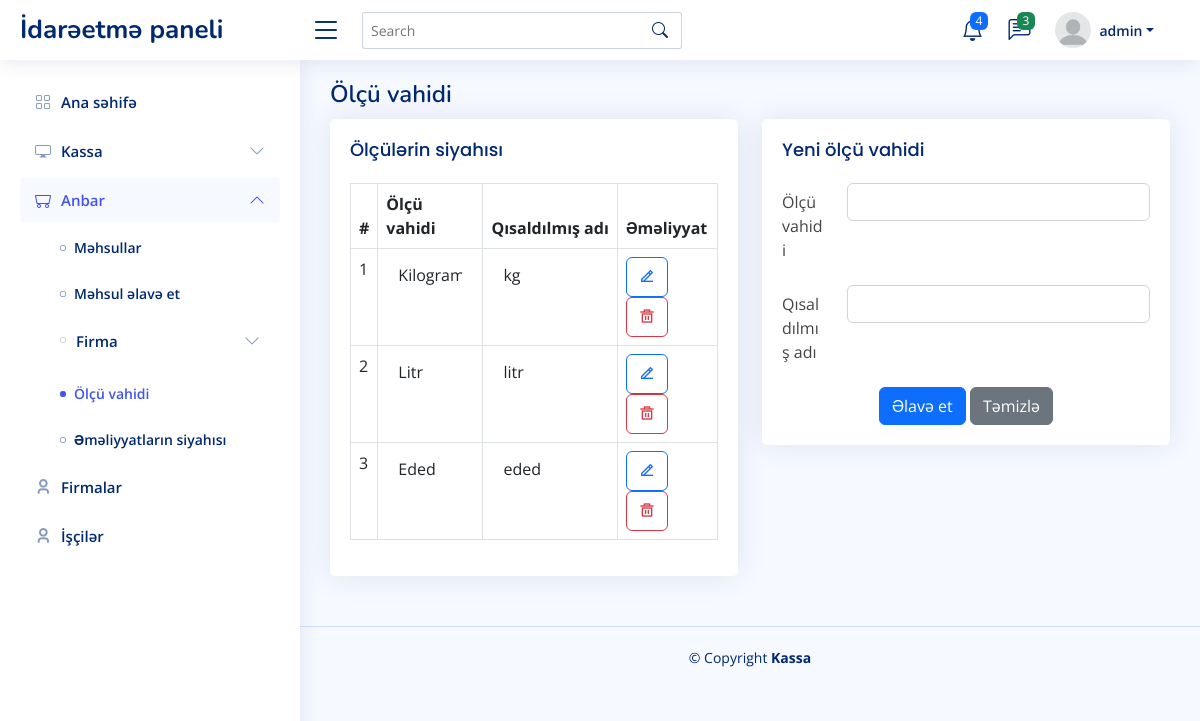
Page /warehouse/unitofmeasure/ (signed in) on the committed database.
### user/models.py (models this page shows, shortened)
class User(DateTimeLog, AbstractUser):
    profile_picture = models.ImageField(verbose_name='Profil şəkil', upload_to='images/user', null=True, default='images/user/profilepictures.png')
    is_manager = models.BooleanField(default=False)
    is_deleted = models.BooleanField(default=False)
    def __str__(self):
        return self.username
    class Meta:
        verbose_name = 'İşçi'
        verbose_name_plural = 'İşçilər'

### pos/models.py (models this page shows, shortened)
class UnitOfMeasure(models.Model):
    measure = models.CharField(verbose_name='Ölçü vahidi', max_length=50)
    abbr = models.CharField(verbose_name='Qısaldılmış adı', max_length=25)
    is_active = models.BooleanField(default=True)
    class Meta:
        verbose_name = 'Ölçü vahidi'
        verbose_name_plural = 'Ölçü vahidi'

### pos/views.py (the view)
# urls.py: path('warehouse/unitofmeasure/', views.UnitOfMeasureView.as_view(), name='warehouse_unitofmeasure'),
class UnitOfMeasureView(ListView):
    template_name = 'pos/warehouse_unitofmeasure.html'
    queryset = UnitOfMeasure.objects.all()

### templates/pos/warehouse_unitofmeasure.html (shortened to what this page needs)
{% extends 'pos/index.html' %}
{% block main %}
    <div class="pagetitle">
        <h1>Ölçü vahidi</h1>
    </div>
    <section class="section">
      <div class="row">
        <div class="col-lg-6">
                <div class="card">
                    <div class="card-body table-wrapper-scroll-y my-custom-scrollbar h-25">
                        <h5 class="card-title">Ölçülərin siyahısı</h5>
                        <table class="table table-bordered">
                            <thead>
                                <tr>
                                    <th scope="col">#</th>
                                    <th scope="col">Ölçü vahidi</th>
                                    <th scope="col">Qısaldılmış adı</th>
                                    <th scope="col">Əməliyyat</th>
                                </tr>
                            </thead>
                            <tbody>
                                {% for unitofmeasure in object_list %}
                                    <tr>
                                        <form action="{% url 'pos:warehouse_unitofmeasure_update' unitofmeasure.pk %}" method="post" class="unitofmeasure_edit_form">
                                            <td>{{ forloop.counter }}</td>
                                            <td><input type="text" class="form-control" style="border: 0;" name="measure" value="{{ unitofmeasure.measure }}"></td>
                                            <td><input type="text" class="form-control" style="border: 0;" name="abbr" value="{{ unitofmeasure.abbr }}"></td>
                                            <td>
                                                <button type="submit" title="Dəyiş" class="btn btn-outline-primary"><i class="ri-edit-2-line"></i></button>
                                                <button
                                                        type="button"
                                                        title="Sil"
                                                        class="btn btn-outline-danger"
                                                        id="delete_unitofmeasure"
                                                        data-bs-toggle="modal" data-bs-target="#modal"
                                                        url="{% url 'pos:warehouse_unitofmeasure_delete' unitofmeasure.pk %}">
                                                    <i class="ri-delete-bin-5-line"></i>
                                                </button>
                                            </td>
                                        </form>
                                    </tr>
                                {% endfor %}
                            </tbody>
                        </table>
                    </div>
                </div>
            </div>
        <div class="col-lg-6">
          <div class="card">
            <div class="card-body">
              <h5 class="card-title">Yeni ölçü vahidi</h5>
              <form action="{% url 'pos:warehouse_unitofmeasure_create' %}" method="post">
                <div class="row mb-3">
                  <label for="inputMeasure" class="col-sm-2 col-form-label">Ölçü vahidi</label>
                  <div class="col-sm-10">
                    <input type="text" class="form-control" id="inputMeasure" name="measure">
                  </div>
                </div>
                <div class="row mb-3">
                  <label for="inputAbbr" class="col-sm-2 col-form-label">Qısaldılmış adı</label>
                  <div class="col-sm-10">
                    <input type="text" class="form-control" id="inputAbbr" name="abbr">
                  </div>
                </div>
                <div class="text-center">
                  <button type="submit" class="btn btn-primary">Əlavə et</button>
                  <button type="reset" class="btn btn-secondary">Təmizlə</button>
                </div>
              </form>
            </div>
          </div>
        </div>
      </div>
    </section>
{% endblock %}

### templates/partials/header.html (shortened to what this page needs)
  <header id="header" class="header fixed-top d-flex align-items-center">
    <div class="d-flex align-items-center justify-content-between">
      <a class="logo d-flex align-items-center">
        <span class="d-none d-lg-block">İdarəetmə paneli</span>
      </a>
      <i class="bi bi-list toggle-sidebar-btn"></i>
    </div>
    <div class="search-bar">
      <form class="search-form d-flex align-items-center" method="POST" action="#">
        <input type="text" name="query" placeholder="Search" title="Enter search keyword">
        <button type="submit" title="Search"><i class="bi bi-search"></i></button>
      </form>
    </div>
    <nav class="header-nav ms-auto">
      <ul class="d-flex align-items-center" style="margin-right: 30px;">
        <li class="nav-item dropdown">
          <a class="nav-link nav-icon" href="#" data-bs-toggle="dropdown">
            <i class="bi bi-bell"></i>
            <span class="badge bg-primary badge-number">4</span>
          </a>
        </li>
        <li class="nav-item dropdown">
          <a class="nav-link nav-icon" href="#" data-bs-toggle="dropdown">
            <i class="bi bi-chat-left-text"></i>
            <span class="badge bg-success badge-number">3</span>
          </a>
        </li>
        <li class="nav-item dropdown pe-3">
          <a class="nav-link nav-profile d-flex align-items-center pe-0" href="#" data-bs-toggle="dropdown">
            <img src="{{ user.profile_picture.url }}" alt="Profile" class="rounded-circle">
            <span class="d-none d-md-block dropdown-toggle ps-2">{{ user }}</span>
          </a>
        </li>
      </ul>
    </nav>
  </header>

### static/assets/css/style.css (style rules this page uses)
:root { scroll-behavior: smooth; }
body { font-family: "Open Sans", sans-serif; background: #f6f9ff; color: #444444; }
a { color: #4154f1; text-decoration: none; }
h1, h2, h3, h4, h5, h6 { font-family: "Nunito", sans-serif; }
.pagetitle { margin-bottom: 10px; }
.pagetitle h1 { font-size: 24px; margin-bottom: 0; font-weight: 600; color: #012970; }
.card { margin-bottom: 30px; border: none; border-radius: 5px; box-shadow: 0px 0 30px rgba(1, 41, 112, 0.1); }
.card-title { padding: 20px 0 15px 0; font-size: 18px; font-weight: 500; color: #012970; font-family: "Poppins", sans-serif; }
.card-body { padding: 0 20px 20px 20px; }
.logo { line-height: 1; }
@media (min-width: 1200px) { .logo { width: 280px; } }
.logo span { font-size: 26px; font-weight: 700; color: #012970; font-family: "Nunito", sans-serif; }
.header { transition: all 0.5s; z-index: 997; height: 60px; box-shadow: 0px 2px 20px rgba(1, 41, 112, 0.1); background-color: #fff; padding-left: 20px; }
.header .toggle-sidebar-btn { font-size: 32px; padding-left: 10px; cursor: pointer; color: #012970; }
.header .search-bar { min-width: 360px; padding: 0 20px; }
.header .search-form { width: 100%; }
.header .search-form input { border: 0; font-size: 14px; color: #012970; border: 1px solid rgba(1, 41, 112, 0.2); padding: 7px 38px 7px 8px; border-radius: 3px; transition: 0.3s; width: 100%; }
.header .search-form button { border: 0; padding: 0; margin-left: -30px; background: none; }
.header .search-form button i { color: #012970; }
.header-nav ul { list-style: none; }
.header-nav>ul { margin: 0; padding: 0; }
.header-nav .nav-icon { font-size: 22px; color: #012970; margin-right: 25px; position: relative; }
.header-nav .nav-profile { color: #012970; }
.header-nav .nav-profile img { max-height: 36px; }
.header-nav .nav-profile span { font-size: 14px; font-weight: 600; }
.header-nav .badge-number { position: absolute; inset: -2px -5px auto auto; font-weight: normal; font-size: 12px; padding: 3px 6px; }

### rows in the picture
User: profile_picture (picture), username "admin"
UnitOfMeasure: measure "Kilogram", abbr "kg"
UnitOfMeasure: measure "Litr", abbr "litr"
UnitOfMeasure: measure "Eded", abbr "eded"
